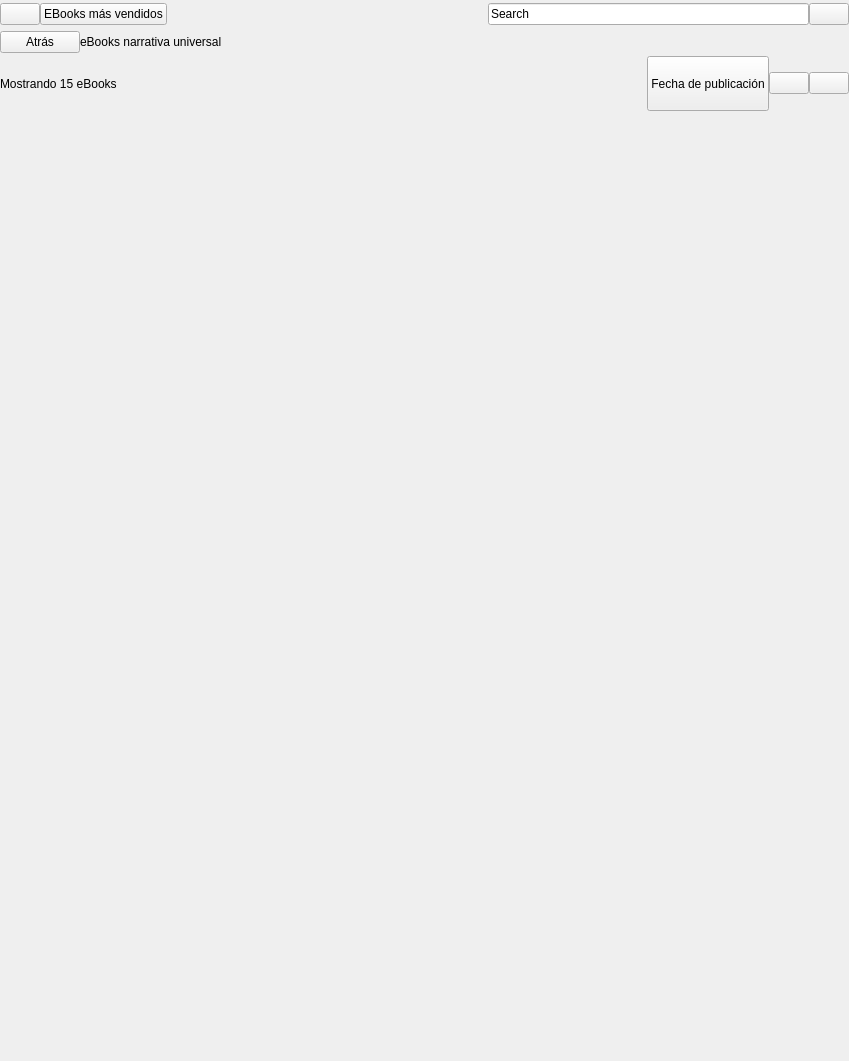
<?xml version="1.0" encoding="UTF-8"?>
<ui version="4.0">
 <class>StoreBrowser</class>
 <widget class="QWidget" name="StoreBrowser">
  <property name="geometry">
   <rect>
    <x>0</x>
    <y>0</y>
    <width>849</width>
    <height>1061</height>
   </rect>
  </property>
  <property name="sizePolicy">
   <sizepolicy hsizetype="Expanding" vsizetype="Expanding">
    <horstretch>0</horstretch>
    <verstretch>0</verstretch>
   </sizepolicy>
  </property>
  <property name="minimumSize">
   <size>
    <width>0</width>
    <height>0</height>
   </size>
  </property>
  <property name="maximumSize">
   <size>
    <width>849</width>
    <height>1061</height>
   </size>
  </property>
  <property name="windowTitle">
   <string>Form</string>
  </property>
  <property name="styleSheet">
   <string notr="true" />
  </property>
  <layout class="QVBoxLayout" name="verticalLayout_2">
   <property name="spacing">
    <number>0</number>
   </property>
   <property name="margin">
    <number>0</number>
   </property>
   <item>
    <widget class="QWidget" name="searchCont" native="true">
     <property name="styleSheet">
      <string notr="true" />
     </property>
     <layout class="QHBoxLayout" name="horizontalLayout_3">
      <property name="spacing">
       <number>0</number>
      </property>
      <property name="margin">
       <number>0</number>
      </property>
      <item>
       <widget class="QPushButton" name="homeBtn">
        <property name="text">
         <string />
        </property>
       </widget>
      </item>
      <item>
       <widget class="QPushButton" name="categoryDownLayerBtn">
        <property name="text">
         <string>EBooks m&#225;s vendidos</string>
        </property>
       </widget>
      </item>
      <item>
       <spacer name="horizontalSpacer">
        <property name="orientation">
         <enum>Qt::Horizontal</enum>
        </property>
        <property name="sizeHint" stdset="0">
         <size>
          <width>57</width>
          <height>28</height>
         </size>
        </property>
       </spacer>
      </item>
      <item>
       <widget class="MyQLineEdit" name="storeSearchLineEdit">
        <property name="focusPolicy">
         <enum>Qt::StrongFocus</enum>
        </property>
        <property name="styleSheet">
         <string notr="true" />
        </property>
        <property name="text">
         <string>Search</string>
        </property>
       </widget>
      </item>
      <item>
       <widget class="QPushButton" name="clearSearchBtn">
        <property name="focusPolicy">
         <enum>Qt::NoFocus</enum>
        </property>
        <property name="text">
         <string />
        </property>
       </widget>
      </item>
     </layout>
    </widget>
   </item>
   <item>
    <widget class="QWidget" name="SubcategoryBar" native="true">
     <layout class="QHBoxLayout" name="horizontalLayout">
      <property name="spacing">
       <number>0</number>
      </property>
      <property name="margin">
       <number>0</number>
      </property>
      <item>
       <widget class="QPushButton" name="backBtn">
        <property name="text">
         <string>Atr&#225;s</string>
        </property>
       </widget>
      </item>
      <item>
       <widget class="QLabel" name="subcategoryLbl">
        <property name="text">
         <string>eBooks narrativa universal</string>
        </property>
       </widget>
      </item>
      <item>
       <spacer name="horizontalSpacer_2">
        <property name="orientation">
         <enum>Qt::Horizontal</enum>
        </property>
        <property name="sizeHint" stdset="0">
         <size>
          <width>57</width>
          <height>28</height>
         </size>
        </property>
       </spacer>
      </item>
     </layout>
    </widget>
   </item>
   <item>
    <widget class="QFrame" name="actionsBar">
     <property name="minimumSize">
      <size>
       <width>0</width>
       <height>55</height>
      </size>
     </property>
     <property name="maximumSize">
      <size>
       <width>16777215</width>
       <height>78</height>
      </size>
     </property>
     <property name="styleSheet">
      <string notr="true" />
     </property>
     <property name="lineWidth">
      <number>0</number>
     </property>
     <layout class="QHBoxLayout" name="horizontalLayout_5">
      <property name="spacing">
       <number>0</number>
      </property>
      <property name="margin">
       <number>0</number>
      </property>
      <item>
       <widget class="QLabel" name="showResultsLbl">
        <property name="text">
         <string>Mostrando 15 eBooks</string>
        </property>
       </widget>
      </item>
      <item>
       <spacer name="horizontalSpacer_5">
        <property name="orientation">
         <enum>Qt::Horizontal</enum>
        </property>
        <property name="sizeHint" stdset="0">
         <size>
          <width>57</width>
          <height>28</height>
         </size>
        </property>
       </spacer>
      </item>
      <item>
       <widget class="QPushButton" name="bookActionsSelectBtn">
        <property name="sizePolicy">
         <sizepolicy hsizetype="Minimum" vsizetype="Preferred">
          <horstretch>0</horstretch>
          <verstretch>0</verstretch>
         </sizepolicy>
        </property>
        <property name="focusPolicy">
         <enum>Qt::NoFocus</enum>
        </property>
        <property name="text">
         <string>Fecha de publicaci&#243;n</string>
        </property>
       </widget>
      </item>
      <item>
       <widget class="QPushButton" name="gridModeBtn">
        <property name="text">
         <string />
        </property>
       </widget>
      </item>
      <item>
       <widget class="QPushButton" name="listModeBtn">
        <property name="focusPolicy">
         <enum>Qt::NoFocus</enum>
        </property>
        <property name="text">
         <string />
        </property>
       </widget>
      </item>
     </layout>
    </widget>
   </item>
   <item>
    <spacer name="verticalSpacer">
     <property name="orientation">
      <enum>Qt::Vertical</enum>
     </property>
     <property name="sizeHint" stdset="0">
      <size>
       <width>28</width>
       <height>57</height>
      </size>
     </property>
    </spacer>
   </item>
   <item>
    <widget class="QWidget" name="booksContainer" native="true">
     <property name="sizePolicy">
      <sizepolicy hsizetype="Preferred" vsizetype="Expanding">
       <horstretch>0</horstretch>
       <verstretch>0</verstretch>
      </sizepolicy>
     </property>
     <property name="minimumSize">
      <size>
       <width>0</width>
       <height>570</height>
      </size>
     </property>
     <property name="maximumSize">
      <size>
       <width>141421</width>
       <height>990</height>
      </size>
     </property>
     <property name="styleSheet">
      <string notr="true" />
     </property>
     <layout class="QVBoxLayout" name="verticalLayout_3">
      <property name="spacing">
       <number>0</number>
      </property>
      <property name="margin">
       <number>0</number>
      </property>
     </layout>
    </widget>
   </item>
  </layout>
 </widget>
 <customwidgets>
  <customwidget>
   <class>MyQLineEdit</class>
   <extends>QLineEdit</extends>
   <header>MyQLineEdit.h</header>
  </customwidget>
 </customwidgets>
 <resources />
 <connections />
</ui>
